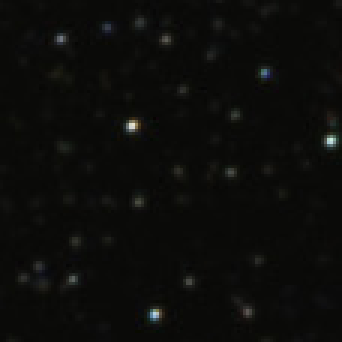
#> input picture Small_area.png, 114 x 114 px (shown 3 times larger)
$ python tmatch.py Small_area.png StarMap.png
#> lines starting #> are read from the running program, lines starting #| are printed output that depends on the picture; long printed decimals are rounded
import cv2 as cv
import numpy as np
import math
import sys
from matplotlib import pyplot as plt


def draw_angled_rec(verts, img):
    for i in range(len(verts)-1):
        cv.line(img, (verts[i][0], verts[i][1]), (verts[i+1][0],verts[i+1][1]), (255,255,255), 2)
    cv.line(img, (verts[3][0], verts[3][1]), (verts[0][0], verts[0][1]), (255,255,255), 2)

def rotate_bound(image, angle):

    (h, w) = image.shape[:2]
    (cX, cY) = (w // 2, h // 2)
    M = cv.getRotationMatrix2D((cX, cY), angle, 1.0)
    cos = np.abs(M[0, 0])
    sin = np.abs(M[0, 1])
    nW = int((h * sin) + (w * cos))
    nH = int((h * cos) + (w * sin))
    M[0, 2] += (nW / 2) - cX
    M[1, 2] += (nH / 2) - cY
    return cv.warpAffine(image, M, (nW, nH)), (nW,nH)

#PROGRAM START
if len(sys.argv) < 2:
    print(f"No file. Usage :{sys.argv[0]} <StarMap> <Template>")
    sys.exit(1)

img = cv.imread(sys.argv[1],0)
#> img: shape (114, 114); min 4, max 223, mean 11.7
template = cv.imread(sys.argv[2],0)
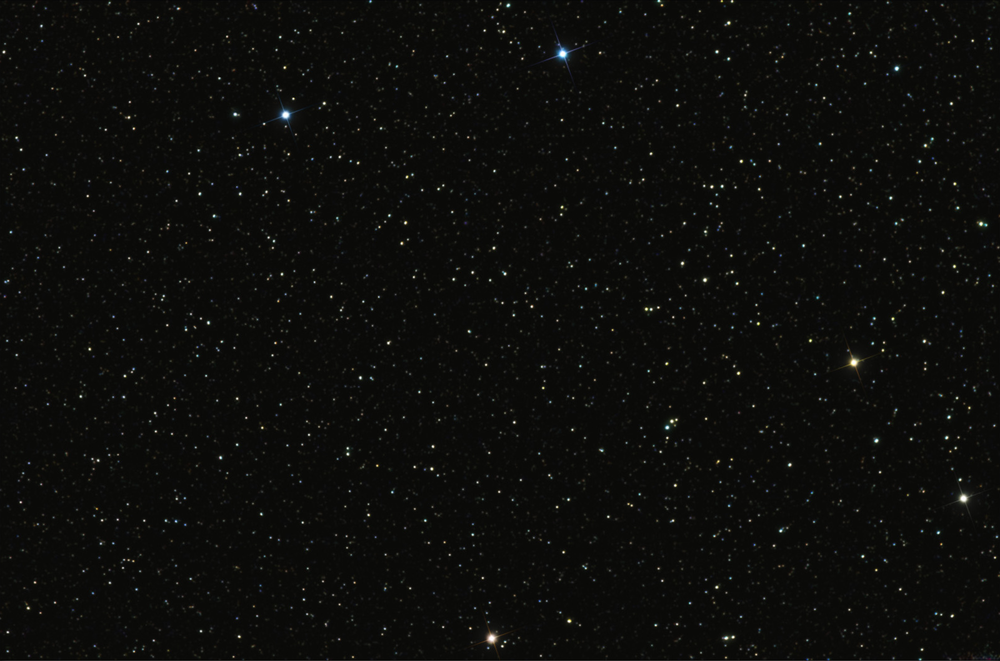
#> input picture StarMap.png, 1000 x 661 px, shrunk from 1600 x 1057 before the run
#> template: shape (661, 1000); min 3, max 255, mean 12.2
w= template.shape[0]
#> w = 661
h= template.shape[1]
#> h = 1000

best_max_val = 0
best_max_loc = None
best_angle = 0

for angle in np.arange(0, 360, 5):
    rotated, newLengths = rotate_bound(template, angle)
    res = cv.matchTemplate(img,rotated,cv.TM_CCORR_NORMED)
    min_val, max_val, min_loc, max_loc = cv.minMaxLoc(res)
    if max_val>best_max_val:
        best_max_val = max_val
        best_max_loc = max_loc
        best_angle = angle
        centerX = best_max_loc[0] + (newLengths[0]//2)
        centerY = best_max_loc[1] + (newLengths[1]//2)
        M = cv.getRotationMatrix2D((centerX, centerY), angle, 1.0)
        orgRec = np.array([[centerX - w//2, centerY - h//2, 1],[centerX + w//2, centerY - h//2,1 ],[centerX + w//2, centerY + h//2,1 ],[centerX - w//2, centerY + h//2,1]],np.int32)
        nep = np.dot(M,orgRec.T)
#> this loop made 72 passes
#> (newLengths, min_val, max_val, min_loc, best_max_val, best_max_loc, centerX, centerY) on pass 1: ((1000, 661), 0.449, 0.728, (847, 337), 0.728, (19, 212), 519, 542)
#> (newLengths, min_val, max_val, min_loc, best_max_val, best_max_loc, centerX, centerY) on passes 2, 6, 8, 9: ((1053, 745), 0.322, 0.729, (29, 0), 0.729, (801, 403), 1327, 775), ((1185, 1021), 0, 0.731, (0, 0), 0.731, (118, 522), 710, 1032), ((1198, 1115), 0, 0.749, (0, 0), 0.749, (140, 643), 739, 1200), ((1190, 1149), 0, 0.756, (0, 0), 0.756, (528, 554), 1123, 1128)
#> pass 1, `res = cv.matchTemplate(img,rotated,cv.TM_CCORR_NORMED)`:
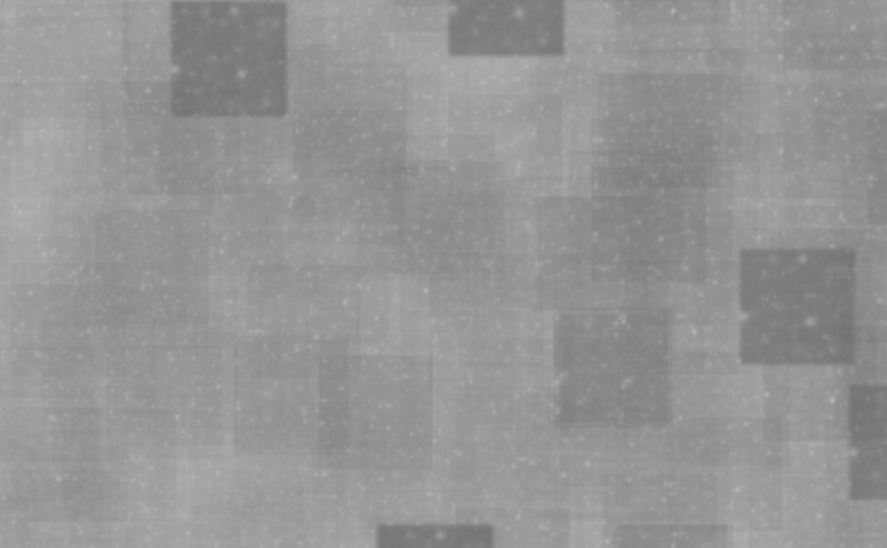
#> res: shape (548, 887) float32; min 0.449, max 0.728, mean 0.586
#> pass 2, `rotated, newLengths = rotate_bound(template, angle)`:
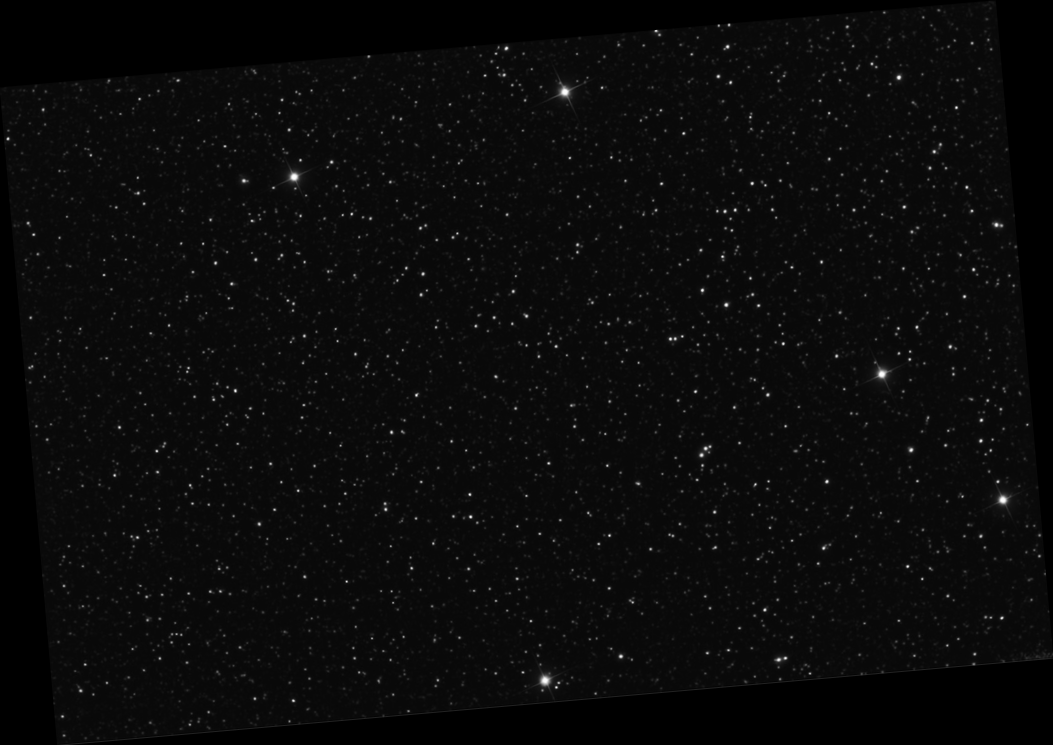
#> rotated: shape (745, 1053); min 0, max 254, mean 10.3
#> pass 2, `res = cv.matchTemplate(img,rotated,cv.TM_CCORR_NORMED)`:
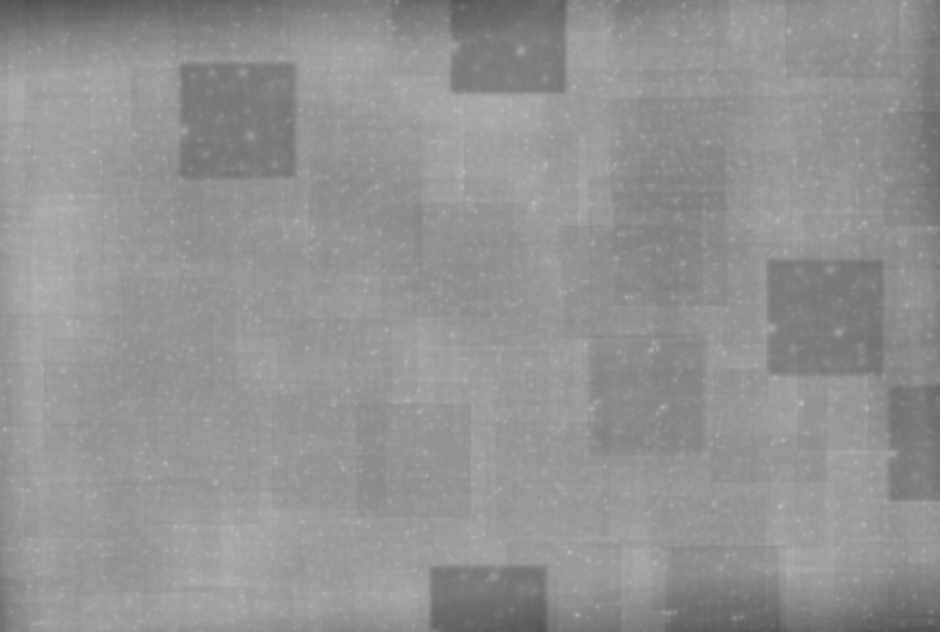
#> res: shape (632, 940) float32; min 0.322, max 0.729, mean 0.576
#> after the loop:
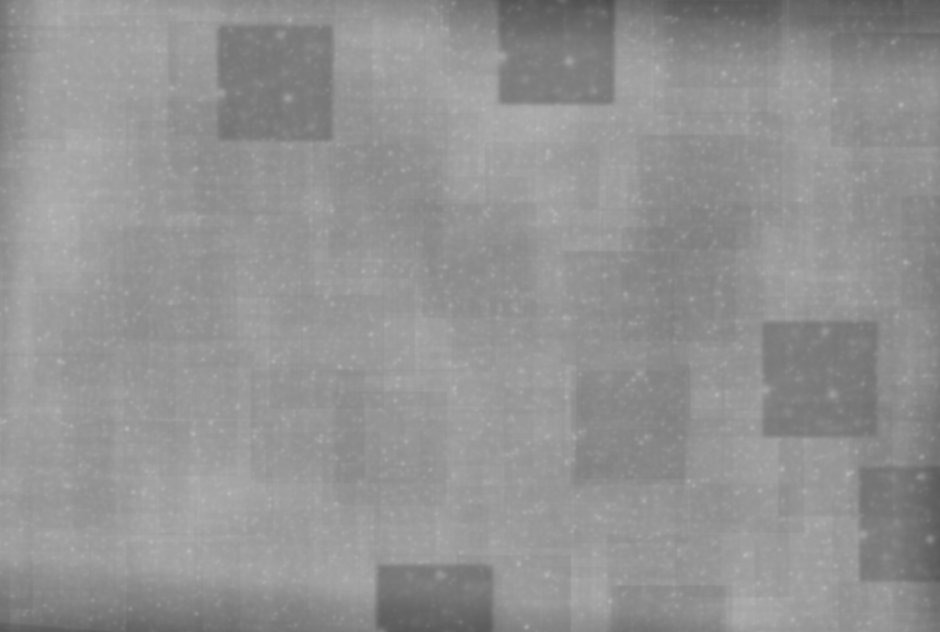
#> res: shape (632, 940) float32; min 0.305, max 0.723, mean 0.575


print(nep)
#| [[1516.713 1290.980   351.287  577.020 ]
#|  [ 561.912  1182.109  840.088   219.891]]
